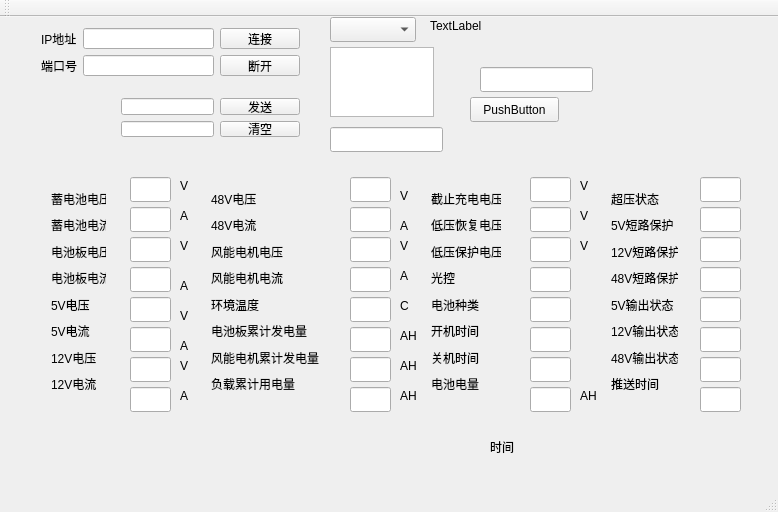
<?xml version="1.0" encoding="UTF-8"?>
<ui version="4.0">
 <class>MainWindow</class>
 <widget class="QMainWindow" name="MainWindow">
  <property name="geometry">
   <rect>
    <x>0</x>
    <y>0</y>
    <width>778</width>
    <height>512</height>
   </rect>
  </property>
  <property name="windowTitle">
   <string>MainWindow</string>
  </property>
  <widget class="QWidget" name="centralWidget">
   <widget class="QLineEdit" name="battery_voltage_2">
    <property name="geometry">
     <rect>
      <x>130</x>
      <y>160</y>
      <width>41</width>
      <height>25</height>
     </rect>
    </property>
    <property name="minimumSize">
     <size>
      <width>0</width>
      <height>25</height>
     </size>
    </property>
    <property name="maximumSize">
     <size>
      <width>16777215</width>
      <height>25</height>
     </size>
    </property>
   </widget>
   <widget class="QLineEdit" name="battery_current_2">
    <property name="geometry">
     <rect>
      <x>130</x>
      <y>190</y>
      <width>41</width>
      <height>25</height>
     </rect>
    </property>
    <property name="minimumSize">
     <size>
      <width>0</width>
      <height>25</height>
     </size>
    </property>
    <property name="maximumSize">
     <size>
      <width>16777215</width>
      <height>25</height>
     </size>
    </property>
   </widget>
   <widget class="QLineEdit" name="panel_voltage_2">
    <property name="geometry">
     <rect>
      <x>130</x>
      <y>220</y>
      <width>41</width>
      <height>25</height>
     </rect>
    </property>
    <property name="minimumSize">
     <size>
      <width>0</width>
      <height>25</height>
     </size>
    </property>
    <property name="maximumSize">
     <size>
      <width>16777215</width>
      <height>25</height>
     </size>
    </property>
   </widget>
   <widget class="QLineEdit" name="panel_current_2">
    <property name="geometry">
     <rect>
      <x>130</x>
      <y>250</y>
      <width>41</width>
      <height>25</height>
     </rect>
    </property>
    <property name="minimumSize">
     <size>
      <width>0</width>
      <height>25</height>
     </size>
    </property>
    <property name="maximumSize">
     <size>
      <width>16777215</width>
      <height>25</height>
     </size>
    </property>
   </widget>
   <widget class="QLineEdit" name="five_voltage_2">
    <property name="geometry">
     <rect>
      <x>130</x>
      <y>280</y>
      <width>41</width>
      <height>25</height>
     </rect>
    </property>
    <property name="minimumSize">
     <size>
      <width>0</width>
      <height>25</height>
     </size>
    </property>
    <property name="maximumSize">
     <size>
      <width>16777215</width>
      <height>25</height>
     </size>
    </property>
   </widget>
   <widget class="QLineEdit" name="five_current_2">
    <property name="geometry">
     <rect>
      <x>130</x>
      <y>310</y>
      <width>41</width>
      <height>25</height>
     </rect>
    </property>
    <property name="minimumSize">
     <size>
      <width>0</width>
      <height>25</height>
     </size>
    </property>
    <property name="maximumSize">
     <size>
      <width>16777215</width>
      <height>25</height>
     </size>
    </property>
   </widget>
   <widget class="QLineEdit" name="twelve_voltage_2">
    <property name="geometry">
     <rect>
      <x>130</x>
      <y>340</y>
      <width>41</width>
      <height>25</height>
     </rect>
    </property>
    <property name="minimumSize">
     <size>
      <width>0</width>
      <height>25</height>
     </size>
    </property>
    <property name="maximumSize">
     <size>
      <width>16777215</width>
      <height>25</height>
     </size>
    </property>
   </widget>
   <widget class="QLineEdit" name="twelve_current_2">
    <property name="geometry">
     <rect>
      <x>130</x>
      <y>370</y>
      <width>41</width>
      <height>25</height>
     </rect>
    </property>
    <property name="minimumSize">
     <size>
      <width>0</width>
      <height>25</height>
     </size>
    </property>
    <property name="maximumSize">
     <size>
      <width>16777215</width>
      <height>25</height>
     </size>
    </property>
   </widget>
   <widget class="QLineEdit" name="wind_motor_power_2">
    <property name="geometry">
     <rect>
      <x>350</x>
      <y>340</y>
      <width>41</width>
      <height>25</height>
     </rect>
    </property>
    <property name="minimumSize">
     <size>
      <width>0</width>
      <height>25</height>
     </size>
    </property>
   </widget>
   <widget class="QLineEdit" name="load_power_2">
    <property name="geometry">
     <rect>
      <x>350</x>
      <y>370</y>
      <width>41</width>
      <height>25</height>
     </rect>
    </property>
    <property name="minimumSize">
     <size>
      <width>0</width>
      <height>25</height>
     </size>
    </property>
   </widget>
   <widget class="QLineEdit" name="wind_motor_current_2">
    <property name="geometry">
     <rect>
      <x>350</x>
      <y>250</y>
      <width>41</width>
      <height>25</height>
     </rect>
    </property>
    <property name="minimumSize">
     <size>
      <width>0</width>
      <height>25</height>
     </size>
    </property>
   </widget>
   <widget class="QLineEdit" name="environment_temperature_2">
    <property name="geometry">
     <rect>
      <x>350</x>
      <y>280</y>
      <width>41</width>
      <height>25</height>
     </rect>
    </property>
    <property name="minimumSize">
     <size>
      <width>0</width>
      <height>25</height>
     </size>
    </property>
   </widget>
   <widget class="QLineEdit" name="fourty_eight_current_2">
    <property name="geometry">
     <rect>
      <x>350</x>
      <y>190</y>
      <width>41</width>
      <height>25</height>
     </rect>
    </property>
    <property name="minimumSize">
     <size>
      <width>0</width>
      <height>25</height>
     </size>
    </property>
   </widget>
   <widget class="QLineEdit" name="wind_motor_voltage_2">
    <property name="geometry">
     <rect>
      <x>350</x>
      <y>220</y>
      <width>41</width>
      <height>25</height>
     </rect>
    </property>
    <property name="minimumSize">
     <size>
      <width>0</width>
      <height>25</height>
     </size>
    </property>
   </widget>
   <widget class="QLineEdit" name="fourty_eight_voltage_2">
    <property name="geometry">
     <rect>
      <x>350</x>
      <y>160</y>
      <width>41</width>
      <height>25</height>
     </rect>
    </property>
    <property name="minimumSize">
     <size>
      <width>0</width>
      <height>25</height>
     </size>
    </property>
   </widget>
   <widget class="QLineEdit" name="panel_power_2">
    <property name="geometry">
     <rect>
      <x>350</x>
      <y>310</y>
      <width>41</width>
      <height>25</height>
     </rect>
    </property>
    <property name="minimumSize">
     <size>
      <width>0</width>
      <height>25</height>
     </size>
    </property>
   </widget>
   <widget class="QLineEdit" name="shutdown_time_2">
    <property name="geometry">
     <rect>
      <x>530</x>
      <y>340</y>
      <width>41</width>
      <height>25</height>
     </rect>
    </property>
    <property name="minimumSize">
     <size>
      <width>0</width>
      <height>25</height>
     </size>
    </property>
   </widget>
   <widget class="QLineEdit" name="battery_power_2">
    <property name="geometry">
     <rect>
      <x>530</x>
      <y>370</y>
      <width>41</width>
      <height>25</height>
     </rect>
    </property>
    <property name="minimumSize">
     <size>
      <width>0</width>
      <height>25</height>
     </size>
    </property>
   </widget>
   <widget class="QLineEdit" name="light_control_2">
    <property name="geometry">
     <rect>
      <x>530</x>
      <y>250</y>
      <width>41</width>
      <height>25</height>
     </rect>
    </property>
    <property name="minimumSize">
     <size>
      <width>0</width>
      <height>25</height>
     </size>
    </property>
   </widget>
   <widget class="QLineEdit" name="battery_type_2">
    <property name="geometry">
     <rect>
      <x>530</x>
      <y>280</y>
      <width>41</width>
      <height>25</height>
     </rect>
    </property>
    <property name="minimumSize">
     <size>
      <width>0</width>
      <height>25</height>
     </size>
    </property>
   </widget>
   <widget class="QLineEdit" name="low_restore_voltage_2">
    <property name="geometry">
     <rect>
      <x>530</x>
      <y>190</y>
      <width>41</width>
      <height>25</height>
     </rect>
    </property>
    <property name="minimumSize">
     <size>
      <width>0</width>
      <height>25</height>
     </size>
    </property>
   </widget>
   <widget class="QLineEdit" name="low_protect_voltage_2">
    <property name="geometry">
     <rect>
      <x>530</x>
      <y>220</y>
      <width>41</width>
      <height>25</height>
     </rect>
    </property>
    <property name="minimumSize">
     <size>
      <width>0</width>
      <height>25</height>
     </size>
    </property>
   </widget>
   <widget class="QLineEdit" name="limit_charging_voltage_2">
    <property name="geometry">
     <rect>
      <x>530</x>
      <y>160</y>
      <width>41</width>
      <height>25</height>
     </rect>
    </property>
    <property name="minimumSize">
     <size>
      <width>0</width>
      <height>25</height>
     </size>
    </property>
   </widget>
   <widget class="QLineEdit" name="boot_time_2">
    <property name="geometry">
     <rect>
      <x>530</x>
      <y>310</y>
      <width>41</width>
      <height>25</height>
     </rect>
    </property>
    <property name="minimumSize">
     <size>
      <width>0</width>
      <height>25</height>
     </size>
    </property>
   </widget>
   <widget class="QLineEdit" name="fourth_eight_output_status_2">
    <property name="geometry">
     <rect>
      <x>700</x>
      <y>340</y>
      <width>41</width>
      <height>25</height>
     </rect>
    </property>
    <property name="minimumSize">
     <size>
      <width>0</width>
      <height>25</height>
     </size>
    </property>
   </widget>
   <widget class="QLineEdit" name="push_time_2">
    <property name="geometry">
     <rect>
      <x>700</x>
      <y>370</y>
      <width>41</width>
      <height>25</height>
     </rect>
    </property>
    <property name="minimumSize">
     <size>
      <width>0</width>
      <height>25</height>
     </size>
    </property>
   </widget>
   <widget class="QLineEdit" name="fourty_eight_short_protection_2">
    <property name="geometry">
     <rect>
      <x>700</x>
      <y>250</y>
      <width>41</width>
      <height>25</height>
     </rect>
    </property>
    <property name="minimumSize">
     <size>
      <width>0</width>
      <height>25</height>
     </size>
    </property>
   </widget>
   <widget class="QLineEdit" name="five_output_status_2">
    <property name="geometry">
     <rect>
      <x>700</x>
      <y>280</y>
      <width>41</width>
      <height>25</height>
     </rect>
    </property>
    <property name="minimumSize">
     <size>
      <width>0</width>
      <height>25</height>
     </size>
    </property>
   </widget>
   <widget class="QLineEdit" name="five_short_protection_2">
    <property name="geometry">
     <rect>
      <x>700</x>
      <y>190</y>
      <width>41</width>
      <height>25</height>
     </rect>
    </property>
    <property name="minimumSize">
     <size>
      <width>0</width>
      <height>25</height>
     </size>
    </property>
   </widget>
   <widget class="QLineEdit" name="twelve_short_protection_2">
    <property name="geometry">
     <rect>
      <x>700</x>
      <y>220</y>
      <width>41</width>
      <height>25</height>
     </rect>
    </property>
    <property name="minimumSize">
     <size>
      <width>0</width>
      <height>25</height>
     </size>
    </property>
   </widget>
   <widget class="QLineEdit" name="overpressure_state_2">
    <property name="geometry">
     <rect>
      <x>700</x>
      <y>160</y>
      <width>41</width>
      <height>25</height>
     </rect>
    </property>
    <property name="minimumSize">
     <size>
      <width>0</width>
      <height>25</height>
     </size>
    </property>
   </widget>
   <widget class="QLineEdit" name="twelve_output_status_2">
    <property name="geometry">
     <rect>
      <x>700</x>
      <y>310</y>
      <width>41</width>
      <height>25</height>
     </rect>
    </property>
    <property name="minimumSize">
     <size>
      <width>0</width>
      <height>25</height>
     </size>
    </property>
   </widget>
   <widget class="QWidget" name="layoutWidget">
    <property name="geometry">
     <rect>
      <x>110</x>
      <y>70</y>
      <width>201</width>
      <height>61</height>
     </rect>
    </property>
    <layout class="QGridLayout" name="gridLayout">
     <item row="0" column="0">
      <widget class="QLineEdit" name="sendLineEdit"/>
     </item>
     <item row="0" column="1">
      <widget class="QPushButton" name="sendButton">
       <property name="text">
        <string>发送</string>
       </property>
      </widget>
     </item>
     <item row="1" column="0">
      <widget class="QLineEdit" name="clearLineEdit"/>
     </item>
     <item row="1" column="1">
      <widget class="QPushButton" name="clearButton">
       <property name="text">
        <string>清空</string>
       </property>
      </widget>
     </item>
    </layout>
   </widget>
   <widget class="QWidget" name="layoutWidget">
    <property name="geometry">
     <rect>
      <x>30</x>
      <y>0</y>
      <width>281</width>
      <height>70</height>
     </rect>
    </property>
    <layout class="QGridLayout" name="gridLayout_2">
     <item row="0" column="0">
      <widget class="QLabel" name="label">
       <property name="text">
        <string>IP地址</string>
       </property>
      </widget>
     </item>
     <item row="0" column="1">
      <widget class="QLineEdit" name="IPLineEdit"/>
     </item>
     <item row="0" column="2">
      <widget class="QPushButton" name="connnectButton">
       <property name="text">
        <string>连接</string>
       </property>
      </widget>
     </item>
     <item row="1" column="0">
      <widget class="QLabel" name="label_2">
       <property name="text">
        <string>端口号</string>
       </property>
      </widget>
     </item>
     <item row="1" column="1">
      <widget class="QLineEdit" name="portLineEdit"/>
     </item>
     <item row="1" column="2">
      <widget class="QPushButton" name="disconnectButton">
       <property name="text">
        <string>断开</string>
       </property>
      </widget>
     </item>
    </layout>
   </widget>
   <widget class="QWidget" name="layoutWidget">
    <property name="geometry">
     <rect>
      <x>200</x>
      <y>160</y>
      <width>137</width>
      <height>228</height>
     </rect>
    </property>
    <layout class="QVBoxLayout" name="verticalLayout_2">
     <item>
      <widget class="QLabel" name="fourty_eight_voltage">
       <property name="text">
        <string>48V电压</string>
       </property>
      </widget>
     </item>
     <item>
      <widget class="QLabel" name="fourty_eight_current">
       <property name="text">
        <string>48V电流</string>
       </property>
      </widget>
     </item>
     <item>
      <widget class="QLabel" name="wind_motor_voltage">
       <property name="text">
        <string>风能电机电压</string>
       </property>
      </widget>
     </item>
     <item>
      <widget class="QLabel" name="wind_motor_current">
       <property name="text">
        <string>风能电机电流</string>
       </property>
      </widget>
     </item>
     <item>
      <widget class="QLabel" name="environment_temperature">
       <property name="text">
        <string>环境温度</string>
       </property>
      </widget>
     </item>
     <item>
      <widget class="QLabel" name="panel_power">
       <property name="text">
        <string>电池板累计发电量</string>
       </property>
      </widget>
     </item>
     <item>
      <widget class="QLabel" name="wind_motor_power">
       <property name="text">
        <string>风能电机累计发电量</string>
       </property>
      </widget>
     </item>
     <item>
      <widget class="QLabel" name="load_power">
       <property name="text">
        <string>负载累计用电量</string>
       </property>
      </widget>
     </item>
    </layout>
   </widget>
   <widget class="QWidget" name="layoutWidget">
    <property name="geometry">
     <rect>
      <x>600</x>
      <y>160</y>
      <width>89</width>
      <height>228</height>
     </rect>
    </property>
    <layout class="QVBoxLayout" name="verticalLayout_4">
     <item>
      <widget class="QLabel" name="overpressure_state">
       <property name="text">
        <string>超压状态</string>
       </property>
      </widget>
     </item>
     <item>
      <widget class="QLabel" name="five_short_protection">
       <property name="text">
        <string>5V短路保护</string>
       </property>
      </widget>
     </item>
     <item>
      <widget class="QLabel" name="twelve_short_protection">
       <property name="text">
        <string>12V短路保护</string>
       </property>
      </widget>
     </item>
     <item>
      <widget class="QLabel" name="fourty_eight_short_protection">
       <property name="text">
        <string>48V短路保护</string>
       </property>
      </widget>
     </item>
     <item>
      <widget class="QLabel" name="five_output_status">
       <property name="text">
        <string>5V输出状态</string>
       </property>
      </widget>
     </item>
     <item>
      <widget class="QLabel" name="twelve_output_status">
       <property name="text">
        <string>12V输出状态</string>
       </property>
      </widget>
     </item>
     <item>
      <widget class="QLabel" name="fourth_eight_output_status">
       <property name="text">
        <string>48V输出状态</string>
       </property>
      </widget>
     </item>
     <item>
      <widget class="QLabel" name="push_time">
       <property name="text">
        <string>推送时间 </string>
       </property>
      </widget>
     </item>
    </layout>
   </widget>
   <widget class="QWidget" name="layoutWidget">
    <property name="geometry">
     <rect>
      <x>420</x>
      <y>160</y>
      <width>92</width>
      <height>228</height>
     </rect>
    </property>
    <layout class="QVBoxLayout" name="verticalLayout_3">
     <item>
      <widget class="QLabel" name="limit_charging_voltage">
       <property name="text">
        <string>截止充电电压</string>
       </property>
      </widget>
     </item>
     <item>
      <widget class="QLabel" name="low_restore_voltage">
       <property name="text">
        <string>低压恢复电压</string>
       </property>
      </widget>
     </item>
     <item>
      <widget class="QLabel" name="low_protect_voltage">
       <property name="text">
        <string>低压保护电压</string>
       </property>
      </widget>
     </item>
     <item>
      <widget class="QLabel" name="light_control">
       <property name="text">
        <string>光控</string>
       </property>
      </widget>
     </item>
     <item>
      <widget class="QLabel" name="battery_type">
       <property name="text">
        <string>电池种类</string>
       </property>
      </widget>
     </item>
     <item>
      <widget class="QLabel" name="boot_time">
       <property name="text">
        <string>开机时间</string>
       </property>
      </widget>
     </item>
     <item>
      <widget class="QLabel" name="shutdown_time">
       <property name="text">
        <string>关机时间</string>
       </property>
      </widget>
     </item>
     <item>
      <widget class="QLabel" name="battery_power">
       <property name="text">
        <string>电池电量</string>
       </property>
      </widget>
     </item>
    </layout>
   </widget>
   <widget class="QWidget" name="layoutWidget">
    <property name="geometry">
     <rect>
      <x>40</x>
      <y>160</y>
      <width>77</width>
      <height>228</height>
     </rect>
    </property>
    <layout class="QVBoxLayout" name="verticalLayout">
     <item>
      <widget class="QLabel" name="battery_voltage">
       <property name="text">
        <string>蓄电池电压</string>
       </property>
      </widget>
     </item>
     <item>
      <widget class="QLabel" name="battery_current">
       <property name="text">
        <string>蓄电池电流</string>
       </property>
      </widget>
     </item>
     <item>
      <widget class="QLabel" name="panel_voltage">
       <property name="text">
        <string>电池板电压</string>
       </property>
      </widget>
     </item>
     <item>
      <widget class="QLabel" name="panel_current">
       <property name="text">
        <string>电池板电流</string>
       </property>
      </widget>
     </item>
     <item>
      <widget class="QLabel" name="five_voltage">
       <property name="text">
        <string>5V电压</string>
       </property>
      </widget>
     </item>
     <item>
      <widget class="QLabel" name="five_current">
       <property name="text">
        <string>5V电流</string>
       </property>
      </widget>
     </item>
     <item>
      <widget class="QLabel" name="twelve_voltage">
       <property name="text">
        <string>12V电压</string>
       </property>
      </widget>
     </item>
     <item>
      <widget class="QLabel" name="twelve_current">
       <property name="text">
        <string>12V电流</string>
       </property>
      </widget>
     </item>
    </layout>
   </widget>
   <widget class="QLineEdit" name="lineEdit_test">
    <property name="geometry">
     <rect>
      <x>330</x>
      <y>110</y>
      <width>113</width>
      <height>25</height>
     </rect>
    </property>
   </widget>
   <widget class="QLabel" name="label_time">
    <property name="geometry">
     <rect>
      <x>490</x>
      <y>420</y>
      <width>241</width>
      <height>20</height>
     </rect>
    </property>
    <property name="text">
     <string>时间</string>
    </property>
   </widget>
   <widget class="QLabel" name="label_3">
    <property name="geometry">
     <rect>
      <x>180</x>
      <y>160</y>
      <width>16</width>
      <height>17</height>
     </rect>
    </property>
    <property name="text">
     <string>V</string>
    </property>
   </widget>
   <widget class="QLabel" name="label_4">
    <property name="geometry">
     <rect>
      <x>400</x>
      <y>170</y>
      <width>16</width>
      <height>17</height>
     </rect>
    </property>
    <property name="text">
     <string>V</string>
    </property>
   </widget>
   <widget class="QLabel" name="label_5">
    <property name="geometry">
     <rect>
      <x>180</x>
      <y>220</y>
      <width>16</width>
      <height>17</height>
     </rect>
    </property>
    <property name="text">
     <string>V</string>
    </property>
   </widget>
   <widget class="QLabel" name="label_6">
    <property name="geometry">
     <rect>
      <x>180</x>
      <y>290</y>
      <width>16</width>
      <height>17</height>
     </rect>
    </property>
    <property name="text">
     <string>V</string>
    </property>
   </widget>
   <widget class="QLabel" name="label_7">
    <property name="geometry">
     <rect>
      <x>180</x>
      <y>340</y>
      <width>16</width>
      <height>17</height>
     </rect>
    </property>
    <property name="text">
     <string>V</string>
    </property>
   </widget>
   <widget class="QLabel" name="label_8">
    <property name="geometry">
     <rect>
      <x>400</x>
      <y>220</y>
      <width>16</width>
      <height>17</height>
     </rect>
    </property>
    <property name="text">
     <string>V</string>
    </property>
   </widget>
   <widget class="QLabel" name="label_9">
    <property name="geometry">
     <rect>
      <x>580</x>
      <y>160</y>
      <width>16</width>
      <height>17</height>
     </rect>
    </property>
    <property name="text">
     <string>V</string>
    </property>
   </widget>
   <widget class="QLabel" name="label_10">
    <property name="geometry">
     <rect>
      <x>580</x>
      <y>190</y>
      <width>16</width>
      <height>17</height>
     </rect>
    </property>
    <property name="text">
     <string>V</string>
    </property>
   </widget>
   <widget class="QLabel" name="label_11">
    <property name="geometry">
     <rect>
      <x>580</x>
      <y>220</y>
      <width>16</width>
      <height>17</height>
     </rect>
    </property>
    <property name="text">
     <string>V</string>
    </property>
   </widget>
   <widget class="QLabel" name="label_12">
    <property name="geometry">
     <rect>
      <x>180</x>
      <y>190</y>
      <width>16</width>
      <height>17</height>
     </rect>
    </property>
    <property name="text">
     <string>A</string>
    </property>
   </widget>
   <widget class="QLabel" name="label_13">
    <property name="geometry">
     <rect>
      <x>180</x>
      <y>260</y>
      <width>16</width>
      <height>17</height>
     </rect>
    </property>
    <property name="text">
     <string>A</string>
    </property>
   </widget>
   <widget class="QLabel" name="label_14">
    <property name="geometry">
     <rect>
      <x>180</x>
      <y>320</y>
      <width>16</width>
      <height>17</height>
     </rect>
    </property>
    <property name="text">
     <string>A</string>
    </property>
   </widget>
   <widget class="QLabel" name="label_15">
    <property name="geometry">
     <rect>
      <x>180</x>
      <y>370</y>
      <width>16</width>
      <height>17</height>
     </rect>
    </property>
    <property name="text">
     <string>A</string>
    </property>
   </widget>
   <widget class="QLabel" name="label_16">
    <property name="geometry">
     <rect>
      <x>400</x>
      <y>200</y>
      <width>16</width>
      <height>17</height>
     </rect>
    </property>
    <property name="text">
     <string>A</string>
    </property>
   </widget>
   <widget class="QLabel" name="label_17">
    <property name="geometry">
     <rect>
      <x>400</x>
      <y>280</y>
      <width>16</width>
      <height>17</height>
     </rect>
    </property>
    <property name="text">
     <string>C</string>
    </property>
   </widget>
   <widget class="QLabel" name="label_18">
    <property name="geometry">
     <rect>
      <x>400</x>
      <y>250</y>
      <width>16</width>
      <height>17</height>
     </rect>
    </property>
    <property name="text">
     <string>A</string>
    </property>
   </widget>
   <widget class="QLabel" name="label_19">
    <property name="geometry">
     <rect>
      <x>400</x>
      <y>310</y>
      <width>21</width>
      <height>17</height>
     </rect>
    </property>
    <property name="text">
     <string>AH</string>
    </property>
   </widget>
   <widget class="QLabel" name="label_20">
    <property name="geometry">
     <rect>
      <x>400</x>
      <y>340</y>
      <width>21</width>
      <height>17</height>
     </rect>
    </property>
    <property name="text">
     <string>AH</string>
    </property>
   </widget>
   <widget class="QLabel" name="label_21">
    <property name="geometry">
     <rect>
      <x>400</x>
      <y>370</y>
      <width>21</width>
      <height>17</height>
     </rect>
    </property>
    <property name="text">
     <string>AH</string>
    </property>
   </widget>
   <widget class="QLabel" name="label_22">
    <property name="geometry">
     <rect>
      <x>580</x>
      <y>370</y>
      <width>21</width>
      <height>17</height>
     </rect>
    </property>
    <property name="text">
     <string>AH</string>
    </property>
   </widget>
   <widget class="QComboBox" name="comboBox">
    <property name="geometry">
     <rect>
      <x>330</x>
      <y>0</y>
      <width>86</width>
      <height>25</height>
     </rect>
    </property>
   </widget>
   <widget class="QLabel" name="label_23">
    <property name="geometry">
     <rect>
      <x>430</x>
      <y>0</y>
      <width>67</width>
      <height>17</height>
     </rect>
    </property>
    <property name="text">
     <string>TextLabel</string>
    </property>
   </widget>
   <widget class="QTextEdit" name="textEdit">
    <property name="geometry">
     <rect>
      <x>330</x>
      <y>30</y>
      <width>104</width>
      <height>70</height>
     </rect>
    </property>
   </widget>
   <widget class="QLineEdit" name="lineEdit">
    <property name="geometry">
     <rect>
      <x>480</x>
      <y>50</y>
      <width>113</width>
      <height>25</height>
     </rect>
    </property>
   </widget>
   <widget class="QPushButton" name="pushButton">
    <property name="geometry">
     <rect>
      <x>470</x>
      <y>80</y>
      <width>89</width>
      <height>25</height>
     </rect>
    </property>
    <property name="text">
     <string>PushButton</string>
    </property>
   </widget>
  </widget>
  <widget class="QMenuBar" name="menuBar">
   <property name="geometry">
    <rect>
     <x>0</x>
     <y>0</y>
     <width>778</width>
     <height>28</height>
    </rect>
   </property>
  </widget>
  <widget class="QToolBar" name="mainToolBar">
   <attribute name="toolBarArea">
    <enum>TopToolBarArea</enum>
   </attribute>
   <attribute name="toolBarBreak">
    <bool>false</bool>
   </attribute>
  </widget>
  <widget class="QStatusBar" name="statusBar"/>
 </widget>
 <layoutdefault spacing="6" margin="11"/>
 <resources/>
 <connections/>
</ui>
